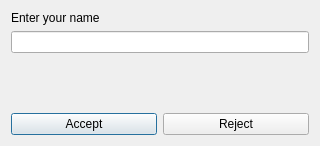
<?xml version="1.0" encoding="UTF-8"?>
<ui version="4.0">
 <class>Dialog</class>
 <widget class="QDialog" name="Dialog">
  <property name="geometry">
   <rect>
    <x>0</x>
    <y>0</y>
    <width>320</width>
    <height>146</height>
   </rect>
  </property>
  <property name="windowTitle">
   <string>Dialog</string>
  </property>
  <layout class="QVBoxLayout" name="verticalLayout_2">
   <item>
    <layout class="QVBoxLayout" name="verticalLayout">
     <item>
      <widget class="QLabel" name="label">
       <property name="text">
        <string>Enter your name</string>
       </property>
      </widget>
     </item>
     <item>
      <widget class="QLineEdit" name="txtName"/>
     </item>
    </layout>
   </item>
   <item>
    <spacer name="verticalSpacer">
     <property name="orientation">
      <enum>Qt::Vertical</enum>
     </property>
     <property name="sizeHint" stdset="0">
      <size>
       <width>20</width>
       <height>40</height>
      </size>
     </property>
    </spacer>
   </item>
   <item>
    <layout class="QHBoxLayout" name="horizontalLayout">
     <item>
      <widget class="QPushButton" name="btnAccept">
       <property name="text">
        <string>Accept</string>
       </property>
      </widget>
     </item>
     <item>
      <widget class="QPushButton" name="btnReject">
       <property name="text">
        <string>Reject</string>
       </property>
      </widget>
     </item>
    </layout>
   </item>
  </layout>
 </widget>
 <resources/>
 <connections>
  <connection>
   <sender>btnReject</sender>
   <signal>clicked()</signal>
   <receiver>Dialog</receiver>
   <slot>reject()</slot>
   <hints>
    <hint type="sourcelabel">
     <x>243</x>
     <y>119</y>
    </hint>
    <hint type="destinationlabel">
     <x>284</x>
     <y>84</y>
    </hint>
   </hints>
  </connection>
 </connections>
</ui>
